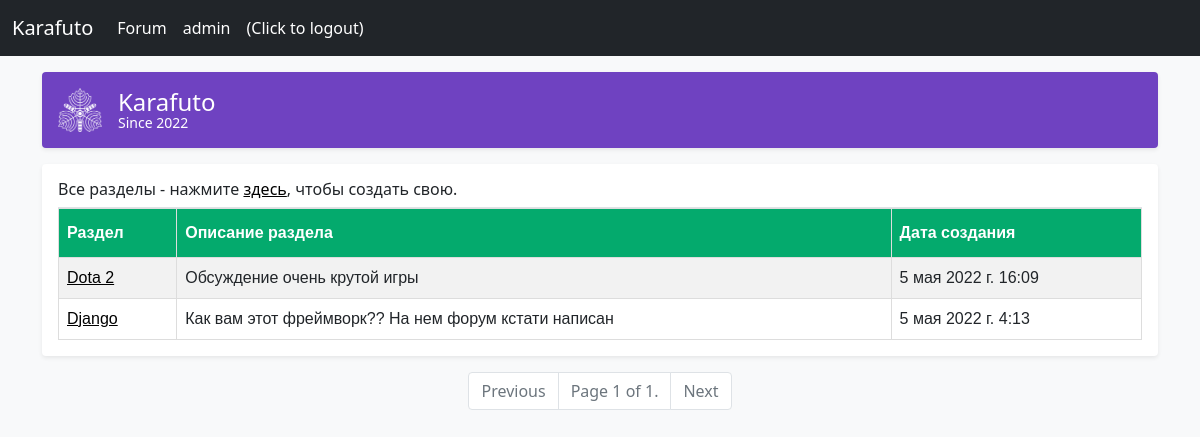
Page /forum/page=1 (signed in) on the committed database.
### forum/models.py (models this page shows, shortened)
class CustomUser(AbstractUser):
    pass

class Theme(models.Model):
    themeTitle = models.CharField(verbose_name='Название', max_length=255)
    themeText = models.TextField(verbose_name='Описание')
    themeDate = models.DateTimeField(verbose_name='Дата создания')
    themeUser = models.ForeignKey(CustomUser, on_delete=models.CASCADE, verbose_name='Пользователь')
    is_active = models.BooleanField(default=False, verbose_name='Одобрено?')

### forum/views.py (the view)
# urls.py: path('forum/page=<int:page>', views.themes, name="theme"),
def themes(request, page=1):
    theme_list = Theme.objects.order_by('-themeDate').filter(is_active=True)
    paginator = Paginator(theme_list, 5)
    try:
        theme_list = paginator.page(page)
    except EmptyPage:
        theme_list = paginator.page(paginator.num_pages)
    return render(request, 'themes.html', {'theme_list': theme_list})

### forum/templates/themes.html (shortened to what this page needs)
{% load static %}<!doctype html>
<html lang="ru">
  <head>
<link href="https://cdn.jsdelivr.net/npm/bootstrap@5.1.3/dist/css/bootstrap.min.css" rel="stylesheet">
    <link href="{% static 'styles/offcanvas.css'%}" rel="stylesheet">
  </head>
  <body class="bg-light">
<nav class="navbar navbar-expand-lg fixed-top navbar-dark bg-dark" aria-label="Main navigation">
  <div class="container-fluid">
    <a class="navbar-brand" href="{% url 'forum:home' %}">Karafuto</a>
    <div class="navbar-collapse offcanvas-collapse" id="navbar">
      <ul class="navbar-nav me-auto mb-2 mb-lg-0">
        <li class="nav-item">
          <a class="nav-link active" aria-current="page" href="{% url 'forum:theme' 1 %}">Forum</a>
        </li>
          {% if user.is_authenticated %}
        <li class="nav-item">
          <a class="nav-link active" aria-current="page" {% if user.is_staff %}href="/admin"{% endif %}>{{ user }}</a>
        </li>
        <li class="nav-item">
          <a class="nav-link active" aria-current="page" href="{% url "forum:logout" %}">(Click to logout)</a>
        </li>
        {% else %}
        <li class="nav-item">
          <a class="nav-link active" aria-current="page" href="{% url 'forum:login' %}">Log In</a>
        </li>
        {% endif %}
      </ul>
    </div>
  </div>
</nav>
<main class="container">
  <div class="d-flex align-items-center p-3 my-3 text-white bg-purple rounded shadow-sm">
      <img class="me-3" style = "width: 44px; float: left" src="{% static 'images/Karafuto.png'%}">
    <div class="lh-1">
      <h1 class="h4 mb-0 text-white lh-1">Karafuto</h1>
      <small>Since 2022</small>
    </div>
  </div>
  <div class="my-3 p-3 bg-body rounded shadow-sm">
    <h6 class="border-bottom pb-2 mb-0">Все разделы{% if user.is_authenticated %} - нажмите <a style="text-decoration-color: black; color:black" href="{% url 'forum:create_theme'%}">здесь</a>, чтобы создать свою.{% endif %}</h6>
      {% if theme_list %}
          <table id="themes">
  <tr>
    <th>Раздел</th>
    <th>Описание раздела</th>
    <th>Дата создания</th>
  </tr>
  {% for theme in theme_list %}
  <tr>
    <td><a style='color:black;' href="{% url 'forum:topic' theme.pk 1%}">{{ theme.themeTitle }}</a></td>
    <td>{{ theme.themeText }}</td>
    <td>{{ theme.themeDate }}</td>
  </tr>
  {% endfor %}
</table>
    {% else %}
        <p>Nothing here. Create your section!</p>
    {% endif %}
  </div>
</main>
<nav aria-label="Page navigation example">
    <ul class="pagination justify-content-center">
     {% if theme_list.has_previous %}
         <li class="page-item">
         <a class="page-link" href='{% url "forum:theme" theme_list.previous_page_number %}'>Previous</a>
         </li>
         {% else %}
         <li class="page-item disabled">
         <a class="page-link">Previous</a>
         </li>
     {% endif %}
    <li class="page-item disabled">
        <span class="page-link ">
        Page {{ theme_list.number }} of {{ theme_list.paginator.num_pages }}.
        </span>
    </li>
      {% if theme_list.has_next %}
          <li class="page-item">
          <a class="page-link" href="{% url "forum:theme" theme_list.next_page_number %}">Next</a>
          </li>
      {% else %}
         <li class="page-item disabled">
         <a class="page-link">Next</a>
         </li>
      {% endif %}
    </ul>
    </nav>
  </body>
</html>

### forum/static/styles/offcanvas.css (style rules this page uses)
html, body { overflow-x: hidden; }
body { padding-top: 56px; }
.bg-purple { background-color: #6f42c1; }

### forum/templates/themes.html (style rules this page uses)
#themes { font-family: Arial, Helvetica, sans-serif; border-collapse: collapse; width: 100%; }
#themes td, #themes th { border: 1px solid #ddd; padding: 8px; }
#themes tr:nth-child(even) { background-color: #f2f2f2; }
#themes th { padding-top: 12px; padding-bottom: 12px; text-align: left; background-color: #04AA6D; color: white; }

### rows in the picture
CustomUser: username "admin"
Theme: themeTitle "Dota 2", themeText "Обсуждение очень крутой игры", themeDate "5 мая 2022 г. 16:09"
Theme: themeTitle "Django", themeText "Как вам этот фреймворк?? На нем форум кстати написан", themeDate "5 мая 2022 г. 4:13"

### other values in the picture
{{ theme_list.number }} "1"
{{ theme_list.paginator.num_pages }} "1"
